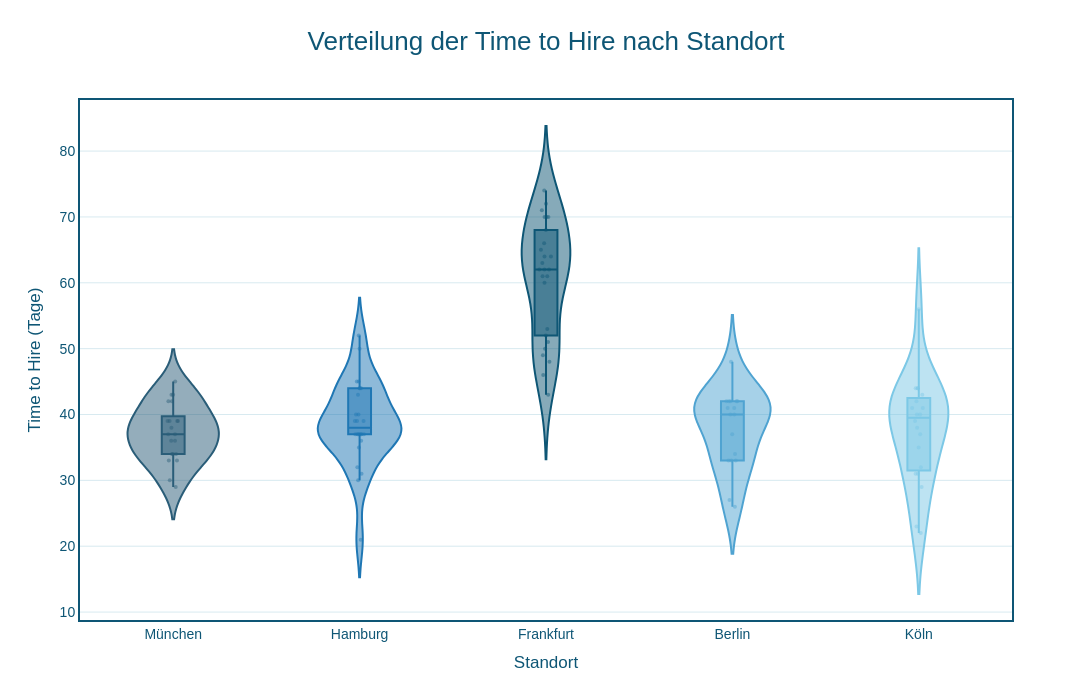

Notebook source saved alongside this figure:
### Markdown cell above
#### 6.1.3 Violinplot Time to Hire

### Code cell
# Violinplot Time to Hire nach Standort
# Plotly Express
# ==========================================================
#
# Ziel:
# Visualisierung der Verteilung der Time to Hire
# nach Standort.
#
# Der Violinplot zeigt:
# - Verteilungsform
# - Median
# - Quartile
# - Einzelwerte


# ----------------------------------------------------------
# 1. Farbschema
# ----------------------------------------------------------

PRIMARY = "#0E5675"
GRID = "#D8EAF0"

palette = {
    "Frankfurt": "#0E5675",
    "Hamburg": "#1F77B4",
    "Berlin": "#4FA3D1",
    "Köln": "#7CC8E6",
    "München": "#2A5D78"
}


# ----------------------------------------------------------
# 2. Violinplot erstellen
# ----------------------------------------------------------

fig = px.violin(
    time_to_hire_location,
    x="city",
    y="time_to_hire_days",
    color="city",
    box=True,
    points="all",
    color_discrete_map=palette,
    title="Verteilung der Time to Hire nach Standort"
)


# ----------------------------------------------------------
# 3. Einzelwerte formatieren
# ----------------------------------------------------------

fig.update_traces(
    jitter=0.15,
    pointpos=0,
    marker=dict(
        size=4,
        opacity=0.45
    )
)


# ----------------------------------------------------------
# 4. Layout im Farbdesign
# ----------------------------------------------------------

fig.update_layout(
    width=1400,
    height=700,

    plot_bgcolor="white",
    paper_bgcolor="white",

    font=dict(
        family="Arial",
        size=14,
        color=PRIMARY
    ),

    title=dict(
        text="Verteilung der Time to Hire nach Standort",
        font=dict(
            size=26,
            color=PRIMARY
        ),
        x=0.5
    ),

    xaxis_title="Standort",
    yaxis_title="Time to Hire (Tage)",

    showlegend=False
)


# ----------------------------------------------------------
# 5. Rahmen und Gitternetzlinien
# ----------------------------------------------------------

fig.update_xaxes(
    showline=True,
    linewidth=2,
    linecolor=PRIMARY,
    mirror=True
)

fig.update_yaxes(
    showline=True,
    linewidth=2,
    linecolor=PRIMARY,
    mirror=True,
    gridcolor=GRID
)


# ----------------------------------------------------------
# 6. Diagramm anzeigen
# ----------------------------------------------------------

fig.show()

### Figure 1 — Plotly figure (JSON) as saved in the notebook; plotly's stock layout.template omitted (floating-point values rounded to 4 significant figures)
{"data": [{"alignmentgroup": "True", "box": {"visible": true}, "hovertemplate": "city=%{x}<br>time_to_hire_days=%{y}<extra></extra>", "jitter": 0.15, "legendgroup": "München", "marker": {"color": "#2A5D78", "opacity": 0.45, "size": 4}, "name": "München", "offsetgroup": "München", "orientation": "v", "pointpos": 0, "points": "all", "scalegroup": "True", "showlegend": true, "type": "violin", "x": ["München", "München", "München", "München", "München", "München", "München", "München", "München", "München", "München", "München", "München", "München", "München", "München", "München", "München", "München", "München", "München"], "x0": " ", "xaxis": "x", "y": [39, 34, 36, 33, 43, 42, 37, 39, 42, 30, 37, 38, 33, 34, 45, 43, 29, 39, 36, 34, 39], "y0": " ", "yaxis": "y"}, {"alignmentgroup": "True", "box": {"visible": true}, "hovertemplate": "city=%{x}<br>time_to_hire_days=%{y}<extra></extra>", "jitter": 0.15, "legendgroup": "Hamburg", "marker": {"color": "#1F77B4", "opacity": 0.45, "size": 4}, "name": "Hamburg", "offsetgroup": "Hamburg", "orientation": "v", "pointpos": 0, "points": "all", "scalegroup": "True", "showlegend": true, "type": "violin", "x": ["Hamburg", "Hamburg", "Hamburg", "Hamburg", "Hamburg", "Hamburg", "Hamburg", "Hamburg", "Hamburg", "Hamburg", "Hamburg", "Hamburg", "Hamburg", "Hamburg", "Hamburg", "Hamburg", "Hamburg", "Hamburg", "Hamburg", "Hamburg", "Hamburg", "Hamburg", "Hamburg", "Hamburg", "Hamburg", "Hamburg"], "x0": " ", "xaxis": "x", "y": [35, 40, 21, 39, 50, 36, 40, 37, 44, 37, 44, 37, 39, 37, 43, 37, 39, 37, 45, 52, 32, 44, 30, 31, 37, 45], "y0": " ", "yaxis": "y"}, {"alignmentgroup": "True", "box": {"visible": true}, "hovertemplate": "city=%{x}<br>time_to_hire_days=%{y}<extra></extra>", "jitter": 0.15, "legendgroup": "Frankfurt", "marker": {"color": "#0E5675", "opacity": 0.45, "size": 4}, "name": "Frankfurt", "offsetgroup": "Frankfurt", "orientation": "v", "pointpos": 0, "points": "all", "scalegroup": "True", "showlegend": true, "type": "violin", "x": ["Frankfurt", "Frankfurt", "Frankfurt", "Frankfurt", "Frankfurt", "Frankfurt", "Frankfurt", "Frankfurt", "Frankfurt", "Frankfurt", "Frankfurt", "Frankfurt", "Frankfurt", "Frankfurt", "Frankfurt", "Frankfurt", "Frankfurt", "Frankfurt", "Frankfurt", "Frankfurt", "Frankfurt", "Frankfurt", "Frankfurt", "Frankfurt", "Frankfurt", "Frankfurt"], "x0": " ", "xaxis": "x", "y": [60, 53, 70, 70, 62, 66, 51, 50, 68, 52, 70, 43, 71, 74, 64, 48, 62, 61, 62, 61, 49, 46, 72, 64, 63, 65], "y0": " ", "yaxis": "y"}, {"alignmentgroup": "True", "box": {"visible": true}, "hovertemplate": "city=%{x}<br>time_to_hire_days=%{y}<extra></extra>", "jitter": 0.15, "legendgroup": "Berlin", "marker": {"color": "#4FA3D1", "opacity": 0.45, "size": 4}, "name": "Berlin", "offsetgroup": "Berlin", "orientation": "v", "pointpos": 0, "points": "all", "scalegroup": "True", "showlegend": true, "type": "violin", "x": ["Berlin", "Berlin", "Berlin", "Berlin", "Berlin", "Berlin", "Berlin", "Berlin", "Berlin", "Berlin", "Berlin", "Berlin", "Berlin", "Berlin", "Berlin", "Berlin", "Berlin"], "x0": " ", "xaxis": "x", "y": [34, 37, 33, 42, 42, 27, 41, 33, 42, 48, 42, 40, 42, 41, 33, 40, 26], "y0": " ", "yaxis": "y"}, {"alignmentgroup": "True", "box": {"visible": true}, "hovertemplate": "city=%{x}<br>time_to_hire_days=%{y}<extra></extra>", "jitter": 0.15, "legendgroup": "Köln", "marker": {"color": "#7CC8E6", "opacity": 0.45, "size": 4}, "name": "Köln", "offsetgroup": "Köln", "orientation": "v", "pointpos": 0, "points": "all", "scalegroup": "True", "showlegend": true, "type": "violin", "x": ["Köln", "Köln", "Köln", "Köln", "Köln", "Köln", "Köln", "Köln", "Köln", "Köln", "Köln", "Köln", "Köln", "Köln", "Köln", "Köln", "Köln", "Köln", "Köln", "Köln"], "x0": " ", "xaxis": "x", "y": [41, 39, 43, 40, 41, 44, 42, 44, 38, 22, 35, 29, 56, 40, 31, 31, 32, 44, 23, 37], "y0": " ", "yaxis": "y"}], "layout": {"font": {"color": "#0E5675", "family": "Arial", "size": 14}, "height": 700, "legend": {"title": {"text": "city"}, "tracegroupgap": 0}, "paper_bgcolor": "white", "plot_bgcolor": "white", "showlegend": false, "title": {"font": {"color": "#0E5675", "size": 26}, "text": "Verteilung der Time to Hire nach Standort", "x": 0.5}, "violinmode": "overlay", "width": 1400, "xaxis": {"anchor": "y", "categoryarray": ["München", "Hamburg", "Frankfurt", "Berlin", "Köln"], "categoryorder": "array", "domain": [0, 1], "linecolor": "#0E5675", "linewidth": 2, "mirror": true, "showline": true, "title": {"text": "Standort"}}, "yaxis": {"anchor": "x", "domain": [0, 1], "gridcolor": "#D8EAF0", "linecolor": "#0E5675", "linewidth": 2, "mirror": true, "showline": true, "title": {"text": "Time to Hire (Tage)"}}}}
